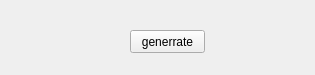
<?xml version="1.0" encoding="UTF-8"?>
<ui version="4.0">
 <class>QPainterTestClass</class>
 <widget class="QMainWindow" name="QPainterTestClass">
  <property name="geometry">
   <rect>
    <x>0</x>
    <y>0</y>
    <width>315</width>
    <height>75</height>
   </rect>
  </property>
  <property name="windowTitle">
   <string>QPainterTest</string>
  </property>
  <widget class="QWidget" name="centralWidget">
   <widget class="QPushButton" name="pushButton">
    <property name="geometry">
     <rect>
      <x>130</x>
      <y>30</y>
      <width>75</width>
      <height>23</height>
     </rect>
    </property>
    <property name="text">
     <string>generrate</string>
    </property>
   </widget>
  </widget>
 </widget>
 <layoutdefault spacing="6" margin="11"/>
 <resources>
  <include location="QPainterTest.qrc"/>
 </resources>
 <connections/>
</ui>
